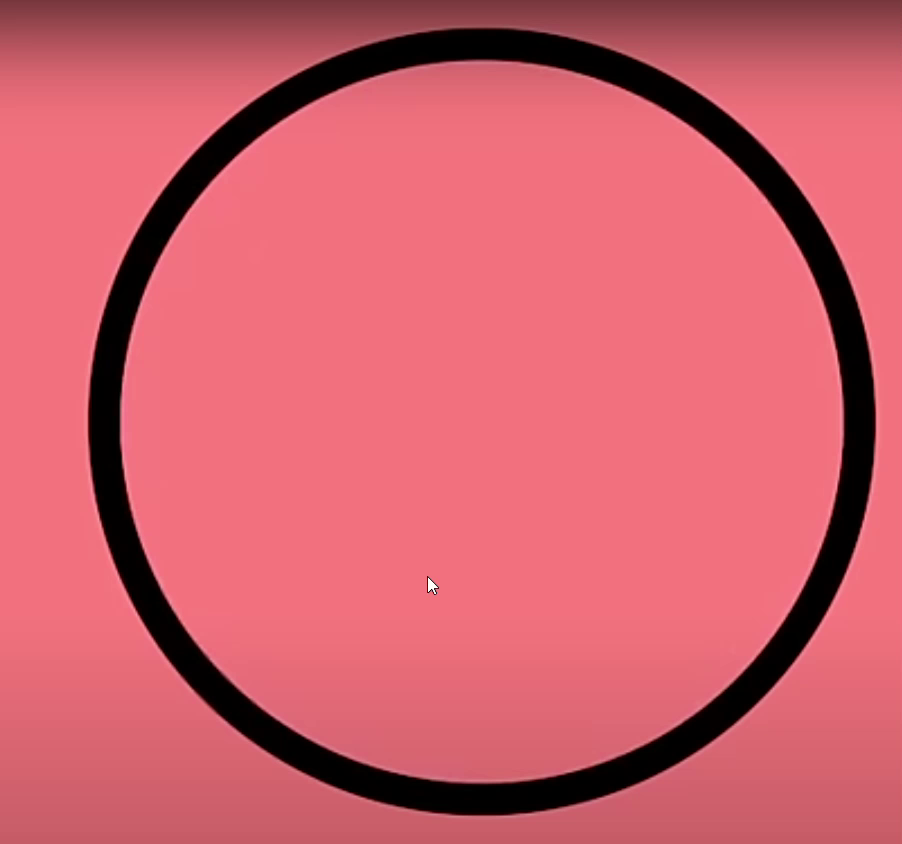
#> input picture frame 0 of sample.mp4, 902 x 844 px
$ python display_video.py
#> lines starting #> are read from the running program, lines starting #| are printed output that depends on the picture; after the words box and inside, x2 and y2 are one past the last pixel; in counts of white or black regions, pixels touching at a corner belong together
### video_image_conversion.py
# Program to convert video stream to images and process them
import cv2 as cv
from contour_detection import contour_detection
import glob

def videoConversion(filename):
    """Detects contours of an each frame in a video

    Args:
        filename (.mp4 file): Input video in which contours are to be detected

    Returns:
        list: array of all frames with contours drawn on them
    """
#> called with filename = 'sample.mp4'

    # Take a videostream, output images
    video = cv.VideoCapture(filename)

    # Get the number of frames
    no_of_frames = video.get(cv.CAP_PROP_FRAME_COUNT)

    # Initialize an empty array to store frames
    array_of_frames = []

    # Detect contours in each frame and append to array
    for frame_id in range(int(no_of_frames)):

        # Extract the frame from the video
        video.set(cv.CAP_PROP_POS_FRAMES, frame_id)
        ret, frame = video.read()
#> frame is the input picture: shape (844, 902, 3); mean B, G, R 108, 96.1, 206.6
        cv.imwrite('frame.png', frame)
        result = contour_detection('frame.png')
#> in contour_detection, `grayscale_image = cv.cvtColor(image, cv.COLOR_BGR2GRAY)`:
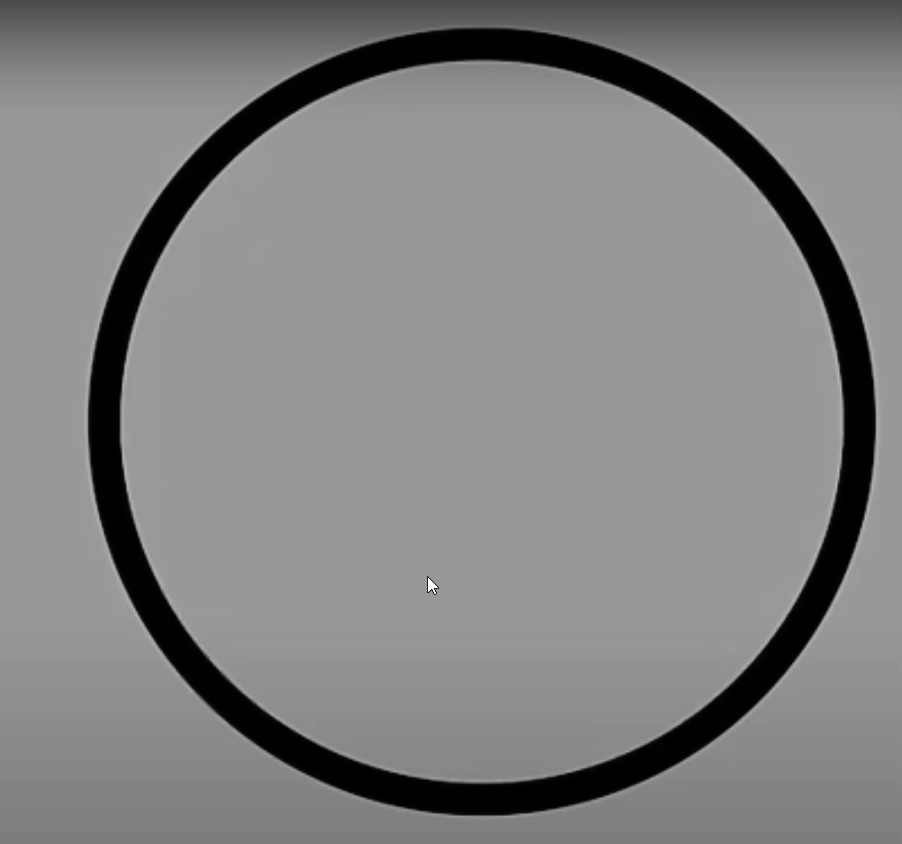
#> grayscale_image: shape (844, 902); min 0, max 255, mean 130.2
#> in contour_detection, `tvalue, threshold_image = cv.threshold(grayscale_image, 127 , 255, 0)`:
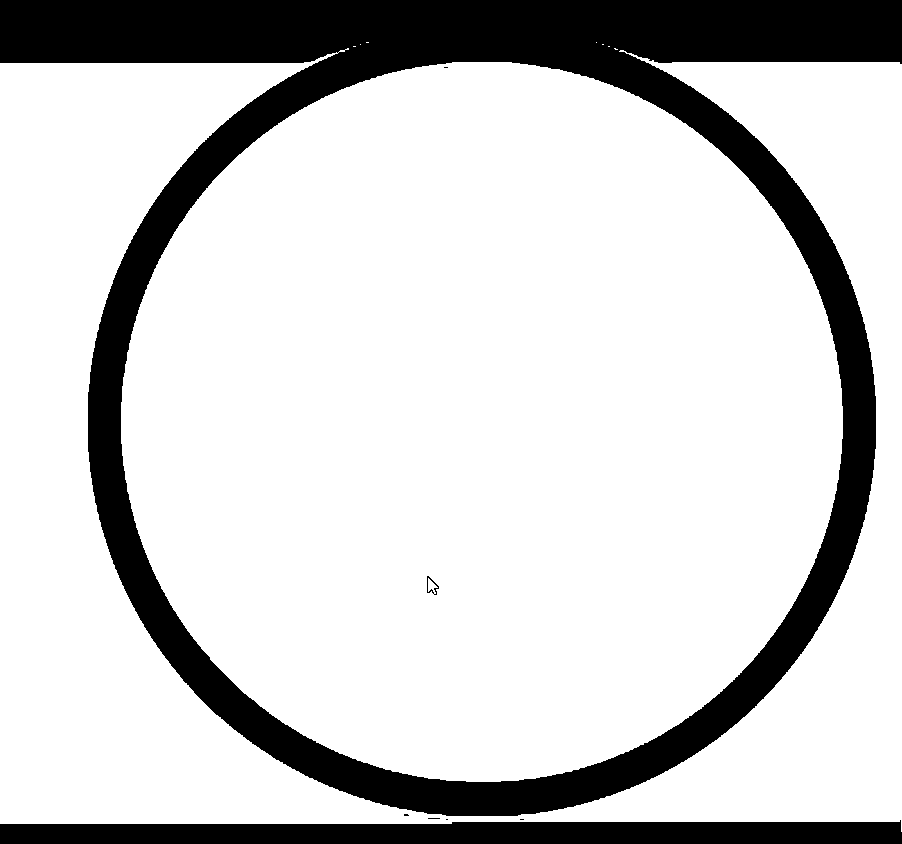
#> threshold_image: shape (844, 902); 80.6% white; 8 black regions (5 under 20 px)
#> in contour_detection, `contours, hierarchy = cv.findContours(threshold_image, cv.RETR_TREE, c..`: contours = 15 contours, 11 with area under 20; largest, box (x1, y1, x2, y2) and area: (121, 62, 843, 782) 407934, (0, 48, 902, 832) 201964, (426, 575, 440, 596) 112, (427, 817, 441, 820) 24
#> in contour_detection, `cv.drawContours(blank_image, contours, -1, (255, 255, 255), 2)`:
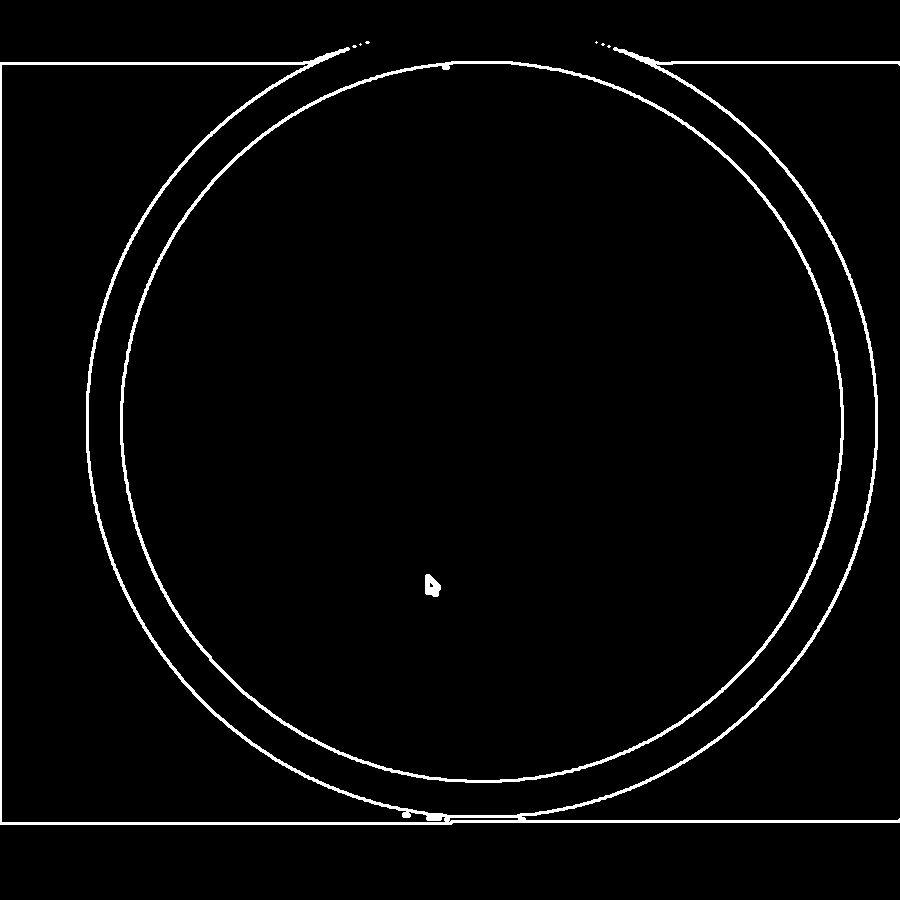
#> blank_image: shape (900, 900); 2.7% white; 9 white regions (6 under 20 px), largest, box (x1, y1, x2, y2) and area: (0, 47, 900, 825) 13864, (120, 61, 844, 783) 7831, (425, 574, 441, 597) 262
        array_of_frames.append(result)
#> pass 2 of the loop in videoConversion, `for frame_id in range(int(no_of_frames)):`:
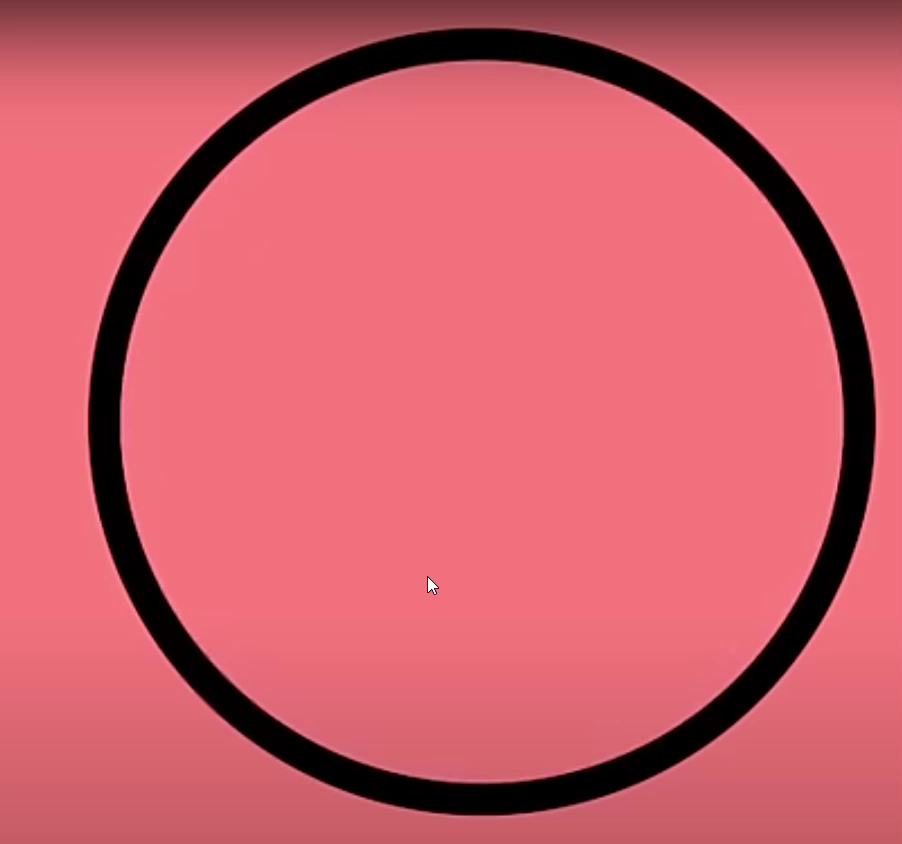
#> input picture frame 1 of sample.mp4, 902 x 844 px
#> in videoConversion, frame is the input picture: shape (844, 902, 3); mean B, G, R 108, 96.1, 206.6
#> in contour_detection (call 2), `tvalue, threshold_image = cv.threshold(grayscale_image, 127 , 255, 0)`:
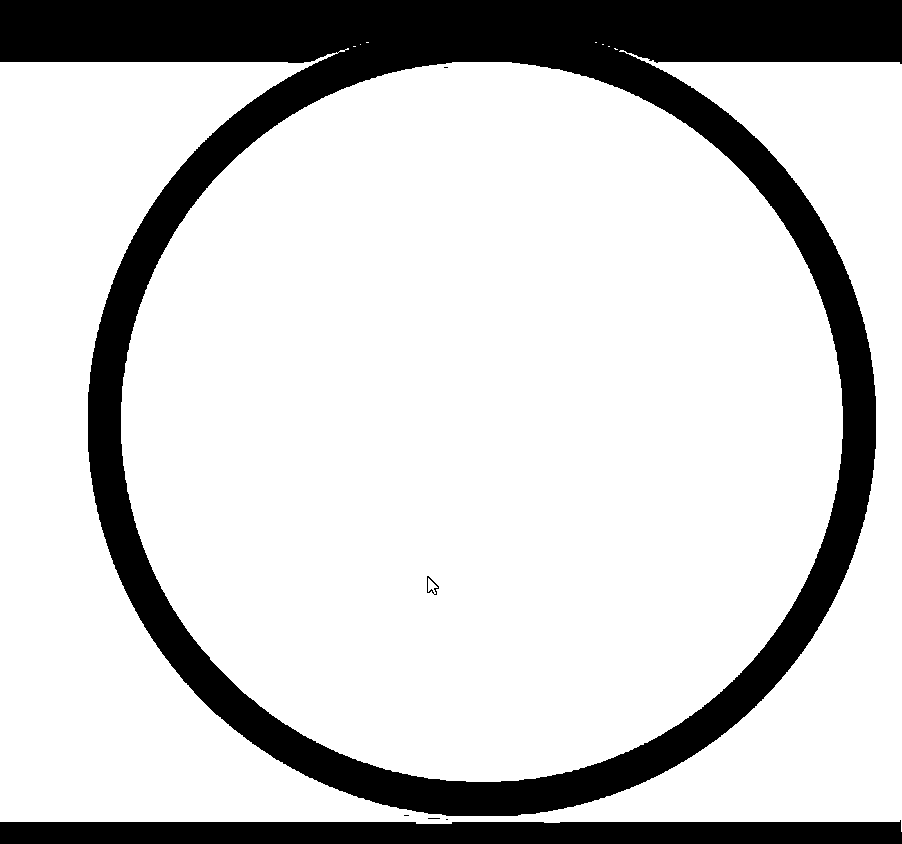
#> threshold_image: shape (844, 902); 80.5% white; 7 black regions (4 under 20 px)
#> contours = 14 contours, 10 with area under 20; largest, box (x1, y1, x2, y2) and area: (121, 62, 843, 782) 407932, (0, 48, 902, 832) 201447, (426, 575, 440, 596) 112, (427, 817, 441, 820) 24
#> in contour_detection (call 2), `cv.drawContours(blank_image, contours, -1, (255, 255, 255), 2)`:
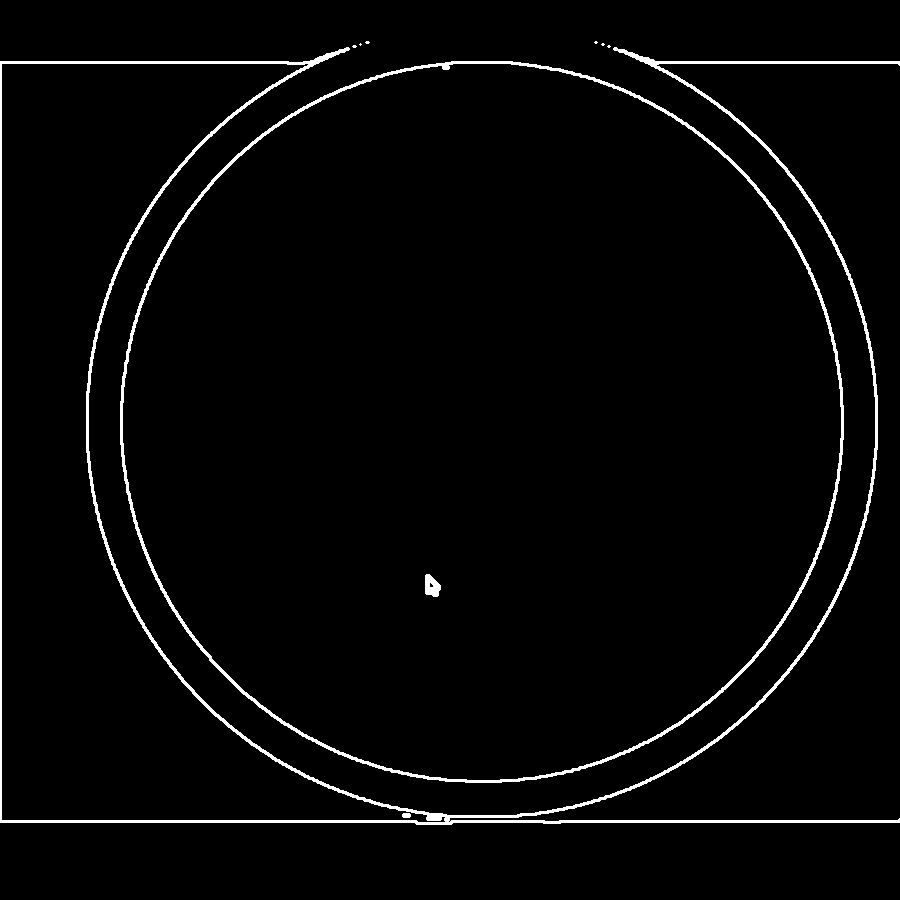
#> blank_image: shape (900, 900); 2.7% white; 10 white regions (6 under 20 px), largest, box (x1, y1, x2, y2) and area: (0, 47, 900, 825) 13801, (120, 61, 844, 783) 7831, (425, 574, 441, 597) 262, (402, 813, 411, 818) 41
#> pass 3 of the loop in videoConversion, `for frame_id in range(int(no_of_frames)):`:
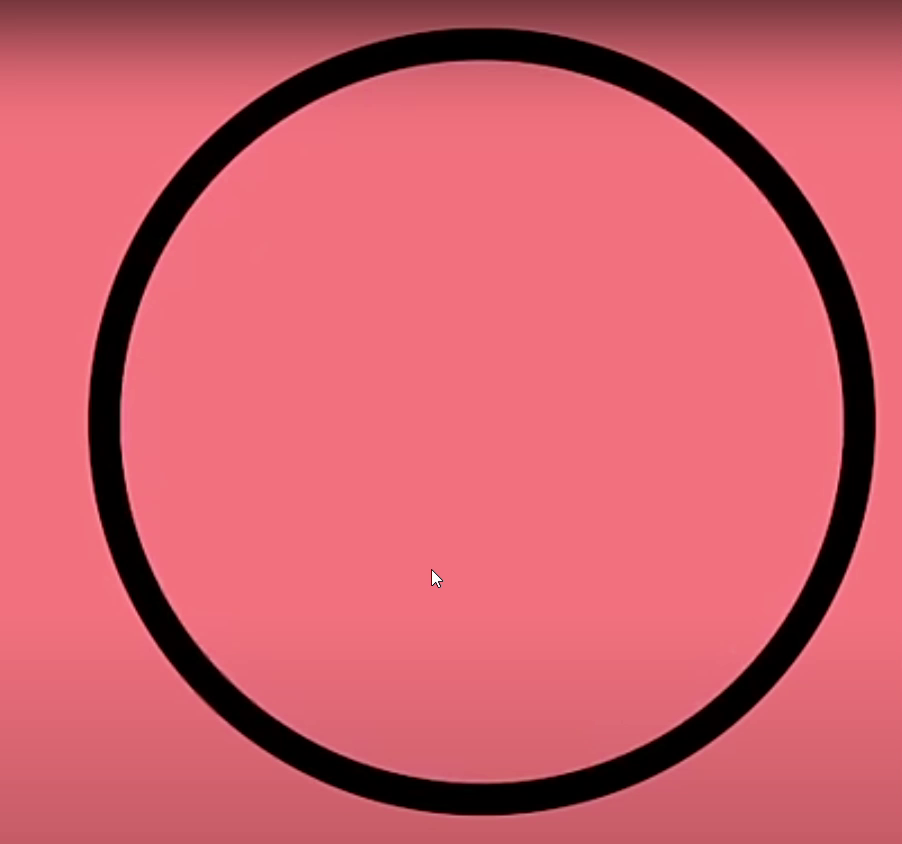
#> input picture frame 2 of sample.mp4, 902 x 844 px
#> in videoConversion, frame is the input picture: shape (844, 902, 3); mean B, G, R 108, 96.1, 206.6
#> in contour_detection (call 3), `tvalue, threshold_image = cv.threshold(grayscale_image, 127 , 255, 0)`:
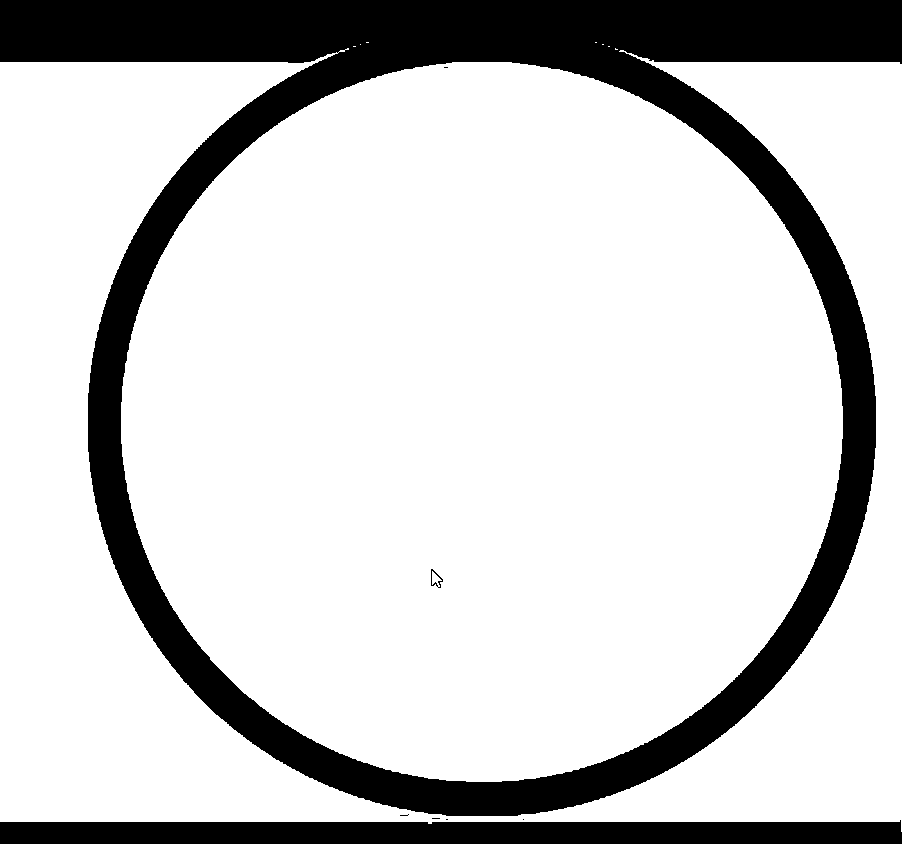
#> threshold_image: shape (844, 902); 80.5% white; 8 black regions (5 under 20 px)
#> contours = 16 contours, 13 with area under 20; largest, box (x1, y1, x2, y2) and area: (121, 62, 843, 782) 407930, (0, 48, 902, 832) 201371, (430, 568, 444, 589) 112
#> in contour_detection (call 3), `cv.drawContours(blank_image, contours, -1, (255, 255, 255), 2)`:
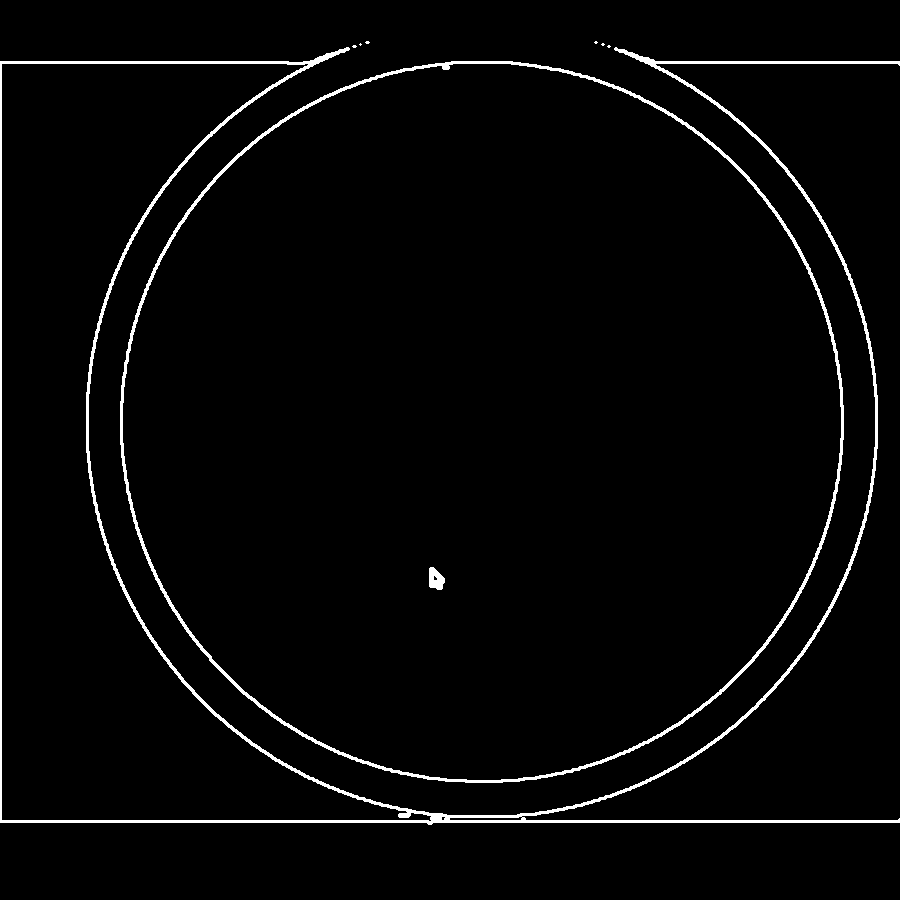
#> blank_image: shape (900, 900); 2.7% white; 9 white regions (6 under 20 px), largest, box (x1, y1, x2, y2) and area: (0, 47, 900, 825) 13826, (120, 61, 844, 783) 7831, (429, 567, 445, 590) 262
#> the loop made 31 passes; the first 3 are shown

    out = cv.VideoWriter('project.avi',cv.VideoWriter_fourcc(*'XVID'), 15, (500, 500))

    for img in range(len(array_of_frames)):
        out.write(array_of_frames[img])
    out.release()
    return array_of_frames

# with open("output1.txt", "w") as f:
#     f.write(videoConversion("sample.mp4"))

# videoConversion("sample.mp4")

### contour_detection.py
# A program to detect outlines from a captured frame
import numpy as np
import cv2 as cv

def contour_detection(filename):
    """Detects contours from an image and draws the contours on a blank image

    Args:
        filename (image): image whose contours are to be detected

    Returns:
        image: image with drawed contours, an array of arrays (no. of rows) and with elements equal to number of elements
    """

    # Take the image input
    image = cv.imread(filename)

    # If the image does not exist, display the same
    assert image is not None, "file could not be read, check using os.path.exists()"

    # Convert the image to a binary image (with only black and white pixels)
    grayscale_image = cv.cvtColor(image, cv.COLOR_BGR2GRAY)
    tvalue, threshold_image = cv.threshold(grayscale_image, 127 , 255, 0)

    # Detect the outline
    contours, hierarchy = cv.findContours(threshold_image, cv.RETR_TREE, cv.CHAIN_APPROX_SIMPLE)

    # Define a blank white image
    blank_image = np.zeros((900, 900), dtype = np.uint8)

    # Draw contours on image
    cv.drawContours(blank_image, contours, -1, (255, 255, 255), 2)

    # Display image
    # cv.imshow("Display", blank_image)
    # result = cv.imwrite('image.png', blank_image)
    # cv.waitKey(1000//60)
    return blank_image

### display_video.py
from display_frame import displayFrame
from video_image_conversion import videoConversion

array = videoConversion('sample.mp4')

def displayVideo(array_of_frames):
    """Calls function displayFrame for each frame in a video

    Args:
        array_of_frames (array): 3D array of all frames in a video

    Returns:
        array: simplified 3D array
    """
    video_array = []
    for frame in array_of_frames:
        frame_array = displayFrame(frame)
        video_array.append(frame_array)

    return video_array

output = displayVideo(array)
